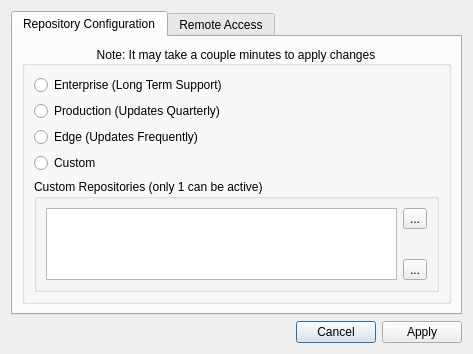
<?xml version="1.0" encoding="UTF-8"?>
<ui version="4.0">
 <class>ConfigDlg</class>
 <widget class="QDialog" name="ConfigDlg">
  <property name="geometry">
   <rect>
    <x>0</x>
    <y>0</y>
    <width>473</width>
    <height>334</height>
   </rect>
  </property>
  <property name="windowTitle">
   <string>Configure AppCafe</string>
  </property>
  <property name="windowIcon">
   <iconset resource="SoftwareWeb.qrc">
    <normaloff>:/icons/appcafe.png</normaloff>:/icons/appcafe.png</iconset>
  </property>
  <layout class="QVBoxLayout" name="verticalLayout">
   <item>
    <widget class="QTabWidget" name="tabWidget">
     <property name="currentIndex">
      <number>0</number>
     </property>
     <widget class="QWidget" name="tab_2">
      <attribute name="title">
       <string>Repository Configuration</string>
      </attribute>
      <layout class="QVBoxLayout" name="verticalLayout_5">
       <item>
        <widget class="QGroupBox" name="groupBox">
         <property name="title">
          <string>Note: It may take a couple minutes to apply changes</string>
         </property>
         <property name="alignment">
          <set>Qt::AlignCenter</set>
         </property>
         <layout class="QVBoxLayout" name="verticalLayout_3">
          <item>
           <widget class="QRadioButton" name="radio_enterprise">
            <property name="text">
             <string>Enterprise (Long Term Support)</string>
            </property>
           </widget>
          </item>
          <item>
           <widget class="QRadioButton" name="radio_production">
            <property name="text">
             <string>Production (Updates Quarterly)</string>
            </property>
           </widget>
          </item>
          <item>
           <widget class="QRadioButton" name="radio_edge">
            <property name="text">
             <string>Edge (Updates Frequently)</string>
            </property>
           </widget>
          </item>
          <item>
           <widget class="QRadioButton" name="radio_custom">
            <property name="text">
             <string>Custom</string>
            </property>
           </widget>
          </item>
          <item>
           <widget class="QGroupBox" name="group_custom">
            <property name="title">
             <string>Custom Repositories (only 1 can be active)</string>
            </property>
            <layout class="QHBoxLayout" name="horizontalLayout_2">
             <item>
              <widget class="QListWidget" name="listWidget"/>
             </item>
             <item>
              <layout class="QVBoxLayout" name="verticalLayout_4">
               <item>
                <widget class="QToolButton" name="tool_addRepo">
                 <property name="toolTip">
                  <string>Add new custom repository</string>
                 </property>
                 <property name="text">
                  <string>...</string>
                 </property>
                 <property name="icon">
                  <iconset resource="SoftwareWeb.qrc">
                   <normaloff>:/icons/add.png</normaloff>:/icons/add.png</iconset>
                 </property>
                </widget>
               </item>
               <item>
                <spacer name="verticalSpacer">
                 <property name="orientation">
                  <enum>Qt::Vertical</enum>
                 </property>
                 <property name="sizeHint" stdset="0">
                  <size>
                   <width>20</width>
                   <height>40</height>
                  </size>
                 </property>
                </spacer>
               </item>
               <item>
                <widget class="QToolButton" name="tool_remRepo">
                 <property name="toolTip">
                  <string>Remove currently selected repository</string>
                 </property>
                 <property name="text">
                  <string>...</string>
                 </property>
                 <property name="icon">
                  <iconset resource="SoftwareWeb.qrc">
                   <normaloff>:/icons/remove.png</normaloff>:/icons/remove.png</iconset>
                 </property>
                </widget>
               </item>
              </layout>
             </item>
            </layout>
           </widget>
          </item>
          <item>
           <spacer name="verticalSpacer_2">
            <property name="orientation">
             <enum>Qt::Vertical</enum>
            </property>
            <property name="sizeHint" stdset="0">
             <size>
              <width>20</width>
              <height>40</height>
             </size>
            </property>
           </spacer>
          </item>
         </layout>
        </widget>
       </item>
      </layout>
     </widget>
     <widget class="QWidget" name="tab">
      <attribute name="title">
       <string>Remote Access</string>
      </attribute>
      <layout class="QVBoxLayout" name="verticalLayout_2">
       <item>
        <widget class="QLabel" name="label_23">
         <property name="text">
          <string>Allow remote access to AppCafe? This allows you to manage packages and jails from a web-browser or mobile device.</string>
         </property>
         <property name="wordWrap">
          <bool>true</bool>
         </property>
        </widget>
       </item>
       <item>
        <widget class="QGroupBox" name="groupAppCafe">
         <property name="title">
          <string>Enable AppCafe Remote</string>
         </property>
         <property name="checkable">
          <bool>true</bool>
         </property>
         <property name="checked">
          <bool>false</bool>
         </property>
         <layout class="QFormLayout" name="formLayout">
          <item row="0" column="0">
           <widget class="QLabel" name="label_24">
            <property name="text">
             <string>Username:</string>
            </property>
           </widget>
          </item>
          <item row="0" column="1">
           <widget class="QLineEdit" name="lineUser">
            <property name="placeholderText">
             <string>New Username</string>
            </property>
           </widget>
          </item>
          <item row="1" column="0">
           <widget class="QLabel" name="label_25">
            <property name="text">
             <string>Password:</string>
            </property>
           </widget>
          </item>
          <item row="1" column="1">
           <widget class="QLineEdit" name="linePass">
            <property name="echoMode">
             <enum>QLineEdit::Password</enum>
            </property>
            <property name="placeholderText">
             <string>New Password</string>
            </property>
           </widget>
          </item>
          <item row="2" column="0">
           <widget class="QLabel" name="label_27">
            <property name="text">
             <string>Repeat:</string>
            </property>
           </widget>
          </item>
          <item row="2" column="1">
           <widget class="QLineEdit" name="linePass2">
            <property name="echoMode">
             <enum>QLineEdit::Password</enum>
            </property>
            <property name="placeholderText">
             <string>New Password (repeat)</string>
            </property>
           </widget>
          </item>
          <item row="3" column="0">
           <widget class="QLabel" name="label_26">
            <property name="text">
             <string>Port</string>
            </property>
           </widget>
          </item>
          <item row="3" column="1">
           <widget class="QSpinBox" name="spinPort">
            <property name="minimum">
             <number>1024</number>
            </property>
            <property name="maximum">
             <number>65535</number>
            </property>
            <property name="value">
             <number>8885</number>
            </property>
           </widget>
          </item>
          <item row="4" column="0" colspan="2">
           <spacer name="verticalSpacer_28">
            <property name="orientation">
             <enum>Qt::Vertical</enum>
            </property>
            <property name="sizeHint" stdset="0">
             <size>
              <width>20</width>
              <height>59</height>
             </size>
            </property>
           </spacer>
          </item>
         </layout>
        </widget>
       </item>
      </layout>
     </widget>
    </widget>
   </item>
   <item>
    <layout class="QHBoxLayout" name="horizontalLayout">
     <item>
      <spacer name="horizontalSpacer">
       <property name="orientation">
        <enum>Qt::Horizontal</enum>
       </property>
       <property name="sizeHint" stdset="0">
        <size>
         <width>40</width>
         <height>20</height>
        </size>
       </property>
      </spacer>
     </item>
     <item>
      <widget class="QPushButton" name="push_cancel">
       <property name="text">
        <string>Cancel</string>
       </property>
       <property name="icon">
        <iconset resource="SoftwareWeb.qrc">
         <normaloff>:/icons/stop.png</normaloff>:/icons/stop.png</iconset>
       </property>
      </widget>
     </item>
     <item>
      <widget class="QPushButton" name="push_apply">
       <property name="text">
        <string>Apply</string>
       </property>
       <property name="icon">
        <iconset resource="SoftwareWeb.qrc">
         <normaloff>:/icons/refresh.png</normaloff>:/icons/refresh.png</iconset>
       </property>
      </widget>
     </item>
    </layout>
   </item>
  </layout>
 </widget>
 <resources>
  <include location="SoftwareWeb.qrc"/>
  <include location="../pc-softwaremanager/SoftwareManager.qrc"/>
 </resources>
 <connections/>
</ui>
